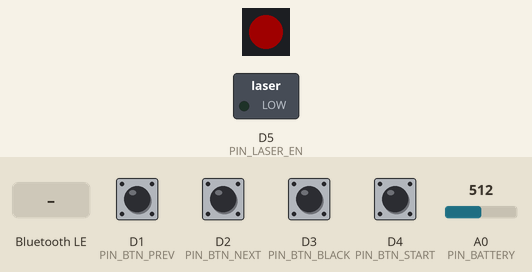
The program below on a simulated Seeed XIAO (SAMD21). On the bench: 1 RGB LEDs in strip order, left to right, switched loads named in the program (green lamp = pin HIGH). The test bench sets the inputs (shaded band); at power-on: D1 (PIN_BTN_PREV), D2 (PIN_BTN_NEXT), D3 (PIN_BTN_BLACK), D4 (PIN_BTN_START) HIGH, A0 (PIN_BATTERY) = 512 (analog values on the 0–1023 scale). Dim RGB values are drawn brighter than linear; nothing arrives over Bluetooth unless stated; a phone connects over Bluetooth LE 3 s after start; what the program prints to the serial monitor is not drawn.

Above: at 1.3 s.
1.4 s: A0 (PIN_BATTERY) set to 440
At 3.9 s:
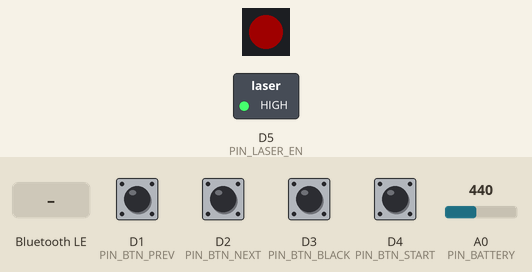
4.5 s: A0 (PIN_BATTERY) set to 414
At 4.9 s:
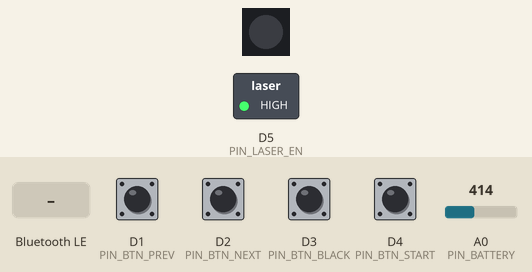
7.6 s: Bluetooth LE write "2" received
At 7.8 s:
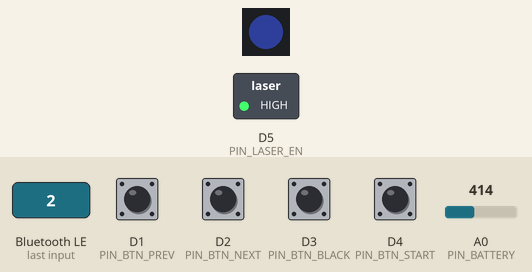
Timing chart, 0 to 10.6 s (numbered marks = the images above; inputs shaded):
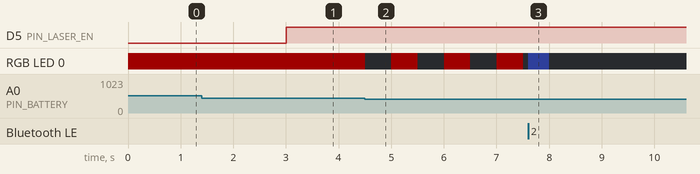

Measured:
- the behaviour switches between 427 and 426 on A0 (PIN_BATTERY) (found by bisection; images 1 and 2)
- after the input at 4.5 s, RGB LED 0: alternates RGB(32, 0, 0) for 0.50 s and off for 0.50 s, starting at once

The program:

main.cpp
```cpp
#include <Arduino.h>
#include <ArduinoBLE.h>
#include <Adafruit_NeoPixel.h>
#include "PollingTimer.h"

// ピン割り当て
#define PIN_BATTERY   A0  // バッテリ電圧測定
#define PIN_BTN_PREV  D1  // Prevボタン
#define PIN_BTN_NEXT  D2  // Nextボタン
#define PIN_BTN_START D4  // Start/Endボタン
#define PIN_BTN_BLACK D3  // Blackout/Resumeボタン
#define PIN_LASER_EN  D5  // レーザー出力イネーブル
#define PIN_NEOPIXEL  D8  // フルカラーLED

// ボタン入力の値
enum ButtonInput {
  BTN_NONE = 0, // 押されていない
  BTN_NEXT,     // Nextボタン
  BTN_PREV,     // Prevボタン
  BTN_BLACK,    // Blackout/Resumeボタン
  BTN_START     // Start/Endボタン
};

// ポーリングタイマー
IntervalTimer buttonTimer;
IntervalTimer statusTimer;
IntervalTimer batteryTimer;

// PowerPointの状態
const uint8_t PPT_OFFLINE  = 0; // 未接続状態
const uint8_t PPT_NO_SLIDE = 1; // スライドショーが無い
const uint8_t PPT_STOPPED  = 2; // スライドショー停止中
const uint8_t PPT_RUNNING  = 3; // スライドショー実行中
const uint8_t PPT_BLACKOUT = 4; // ブラックアウト中

// PowerPointの状態を返す応答データの構造体
struct PptResponse {
  uint8_t status;       // PowerPointの状態
  uint16_t currentPage; // 現在のスライド番号（1から始まる）
  uint16_t totalPages;  // 総スライド数
  char note[300];       // 現在のスライドのノート(UTF-8, NULL終端)
}__attribute__((packed)); // パディングを防ぐ
PptResponse ppt;

// bool型の代わりに明示的に1バイトの整数型を使う
const uint8_t TRUE = 1;
const uint8_t FALSE = 0;

// BLEサービスとキャラクタリスティックの定義
BLEService        svcPptCtrl ("ba21ce66-9974-4ecd-b2e5-ab6d1497a7f0");
BLECharacteristic chrCommand ("ba21ce66-9974-4ecd-b2e5-ab6d1497a7f1",
                         BLENotify, 20);
BLECharacteristic chrResponse("ba21ce66-9974-4ecd-b2e5-ab6d1497a7f2",
                         BLEWrite, sizeof(PptResponse));

// フルカラーLED
Adafruit_NeoPixel pixels = Adafruit_NeoPixel(1, PIN_NEOPIXEL, NEO_GRB + NEO_KHZ800);
const int LED_BRIGHTNESS = 32; // 明るさ(0-255)

// バッテリー電圧の閾値
const float LOW_BATTERY  = 2.0f; // 低バッテリー警告

// ボタン入力の取得
ButtonInput get_button_input()
{
  const  int buttonPin [4] = {PIN_BTN_NEXT, PIN_BTN_PREV, PIN_BTN_BLACK, PIN_BTN_START};
  static int lastState [4] = {HIGH, HIGH, HIGH, HIGH};
  int nowState[4];
  ButtonInput ret = BTN_NONE;
  for(int i=0; i<4; i++) {
    nowState[i] = digitalRead(buttonPin[i]);
    if(lastState[i] == HIGH && nowState[i] == LOW) {
      if(ret == BTN_NONE) ret = (ButtonInput)(i + 1); // 若い番号のボタンを優先
    }
    lastState[i] = nowState[i];
  }
  return ret;
}

// スカウターに送信
void send_to_scouter()
{
  static char tx_buff[512];

  sprintf(tx_buff, "%c%X%04X%04X%s%c",
          0x02, // STX
          ppt.status      & 0x0F,
          ppt.currentPage & 0xFFFF,
          ppt.totalPages  & 0xFFFF,
          ppt.note,
          0x03 // ETX
        );
  Serial1.print(tx_buff);
}

// フルカラーLEDの制御
void set_led_color()
{
  const uint32_t colorTable[] = {
    0xFF0000, // PPT_OFFLINE  赤
    0xC04800, // PPT_NO_SLIDE 橙
    0x808000, // PPT_STOPPED  黄
    0x00FF00, // PPT_RUNNING  緑
    0x0000FF  // PPT_BLACKOUT 青
  };

  pixels.setPixelColor(0, colorTable[ppt.status]);
  pixels.show();
}

// バッテリー電圧の取得
void get_battery_voltage()
{
  static bool blink = false;

  int adc = analogRead(PIN_BATTERY);
  float v = (float)adc * (2.4f / 1023.0f) * 2.0f; // 分圧回路のため2倍する

  //Serial.print("Battery Voltage: ");
  //Serial.println(v);

  // 低バッテリー警告 (LEDを点滅させる)
  if (v <= LOW_BATTERY) {
    Serial.println("Low Battery Warning!");
    if (blink) {
      set_led_color();
    } else {
      pixels.setPixelColor(0, 0x000000);
      pixels.show();
    }
    blink = !blink;
  }else{
    blink = false;
    set_led_color();
  }
}

// 初期化
void setup()
{
  Serial.begin(115200);
  Serial.println("initializing...");

  // スカウターとの通信用のシリアルポートを初期化
  Serial1.begin(115200);
  while (!Serial1){ delay(10); }

  // ボタンピンの設定
  pinMode(PIN_BTN_NEXT,  INPUT_PULLUP);
  pinMode(PIN_BTN_PREV,  INPUT_PULLUP);
  pinMode(PIN_BTN_BLACK, INPUT_PULLUP);
  pinMode(PIN_BTN_START, INPUT_PULLUP);

  // レーザー出力イネーブルピンの設定
  pinMode(PIN_LASER_EN, OUTPUT);
  digitalWrite(PIN_LASER_EN, LOW); // レーザー出力無効

  // バッテリ電圧測定ピンの設定
  pinMode(PIN_BATTERY, INPUT);
  analogReference(AR_INTERNAL2V4); // VREF = 2.4V
  analogReadResolution(10);        // 10bit A/D

  // BLEの初期化
  if (!BLE.begin()) {
    Serial.println("starting BLE failed!");
    while (1);
  }

  // MACアドレスを取得して表示
  String addr = BLE.address();
  Serial.print("Device MAC Address: ");
  Serial.println(addr);

  // BLEデバイスの設定
  //BLE.setConnectionInterval(6, 80); // 7.25ms - 100ms
  BLE.setLocalName("KanpeScouter");
  BLE.setAdvertisedService(svcPptCtrl);
  svcPptCtrl.addCharacteristic(chrCommand);   // コマンド送信用
  svcPptCtrl.addCharacteristic(chrResponse);  // 応答受信用
  BLE.addService(svcPptCtrl);
  BLE.advertise();

  // NeoPixelの初期化
  pixels.begin();
  pixels.setBrightness(LED_BRIGHTNESS);

  Serial.println("KanpeScouter ready");
}

// メインループ
void loop()
{
  // セントラルから接続されたら
  BLEDevice central = BLE.central();
  if (central)
  {
    Serial.print("Connected to central: ");
    Serial.println(central.address());

    // ポーリングタイマーの設定
    buttonTimer.set(10);
    statusTimer.set(1000);
    batteryTimer.set(500);
    bool toGetStatus = true;

    // レーザー出力有効
    digitalWrite(PIN_LASER_EN, HIGH);

    // 接続が切れるまで
    while (central.connected())
    {
      // ボタン入力の監視
      if (buttonTimer.elapsed()) {
        ButtonInput btn = get_button_input();
        char* command = (char*)"";
        bool isCommand = true;
        switch(btn) {
          case BTN_NEXT:  command = (char*)"next";  break;
          case BTN_PREV:  command = (char*)"prev";  break;
          case BTN_BLACK: command = (char*)"black"; break;
          case BTN_START: command = (char*)"start"; break;
          default:
            isCommand = false;
            break;
        }
        if(isCommand) {
          chrCommand.writeValue(command);
          Serial.print("Notify: ");
          Serial.println(command);
        }
      }
      // 接続直後には状態取得コマンドを送る
      if (toGetStatus && statusTimer.elapsed()) {
        char *command = (char*)"check";
        chrCommand.writeValue(command);
        Serial.print("Notify: ");
        Serial.println(command);
      }
      // 応答受信
      if (chrResponse.written()) {
        ppt = *(PptResponse*)chrResponse.value();
        ppt.note[sizeof(ppt.note)-1] = '\0'; // 念のためNULL終端を保証
        Serial.println("Written:");
        Serial.println(ppt.status);
        Serial.println(ppt.currentPage);
        Serial.println(ppt.totalPages);
        Serial.println(ppt.note);

        // スカウターに送信
        send_to_scouter();
        // フルカラーLEDの制御
        set_led_color();

        toGetStatus = false; // 状態取得コマンドを送るフラグをクリア
      }
      // バッテリー電圧の取得
      if (batteryTimer.elapsed()) {
        get_battery_voltage();
      }
    } // while (central.connected()) ココマデ

    Serial.print("Disconnected from central: ");
    Serial.println(central.address());
  } // if (central) ココマデ

  // レーザー出力無効
  digitalWrite(PIN_LASER_EN, LOW);

  // 切断状態
  ppt.status = PPT_OFFLINE;
  ppt.currentPage = 0;
  ppt.totalPages = 0;
  ppt.note[0] = '\0';

  // スカウターに送信
  send_to_scouter();
  // フルカラーLEDの制御
  set_led_color();

  // バッテリー電圧の取得
  get_battery_voltage();

  delay(500);
}
```

PollingTimer.h
```cpp
#ifndef _POLLING_TIMER_H_
#define _POLLING_TIMER_H_

#include <Arduino.h>
#include <stdint.h>

// Interval Timer
class IntervalTimer{
public:
    void set(uint32_t msec){
        m_time = micros();
        m_interval = msec * 1000;
    }
    void setMicroseconds(uint32_t usec){
        m_time = micros();
        m_interval = usec;
    }
    bool elapsed(){
        uint32_t now = micros();
        uint32_t elapsed_time = now - m_time;
        if(elapsed_time >= m_interval){
            m_time += m_interval;
            return true;
        }else{
            return false;
        }
    }
private:
    uint32_t m_time;
    uint32_t m_interval;
};

// One Shot Timer
class OneShotTimer{
public:
    void set(uint32_t msec){
        m_time = micros();
        m_interval = msec * 1000;
        m_hasElasped = false;
    }
    void setMicroseconds(uint32_t usec){
        m_time = micros();
        m_interval = usec;
        m_hasElasped = false;
    }
    bool elapsed(){
        if(!m_hasElasped){
            uint32_t now = micros();
            uint32_t elapsed_time = now - m_time;
            if(elapsed_time >= m_interval){
                m_hasElasped = true;
            }
        }
        return m_hasElasped;
    }
private:
    uint32_t m_time;
    uint32_t m_interval;
    bool m_hasElasped;
};

// Modulo Counter
class ModuloCounter{
public:
    ModuloCounter(int mod) : m_mod(mod), m_cnt(0){ }
    bool count(){
        m_cnt++;
        if(m_cnt >= m_mod){
            m_cnt = 0;
            return true;
        }else{
            return false;
        }
    }
private:
    int m_mod;
    int m_cnt;
};

#endif
```
